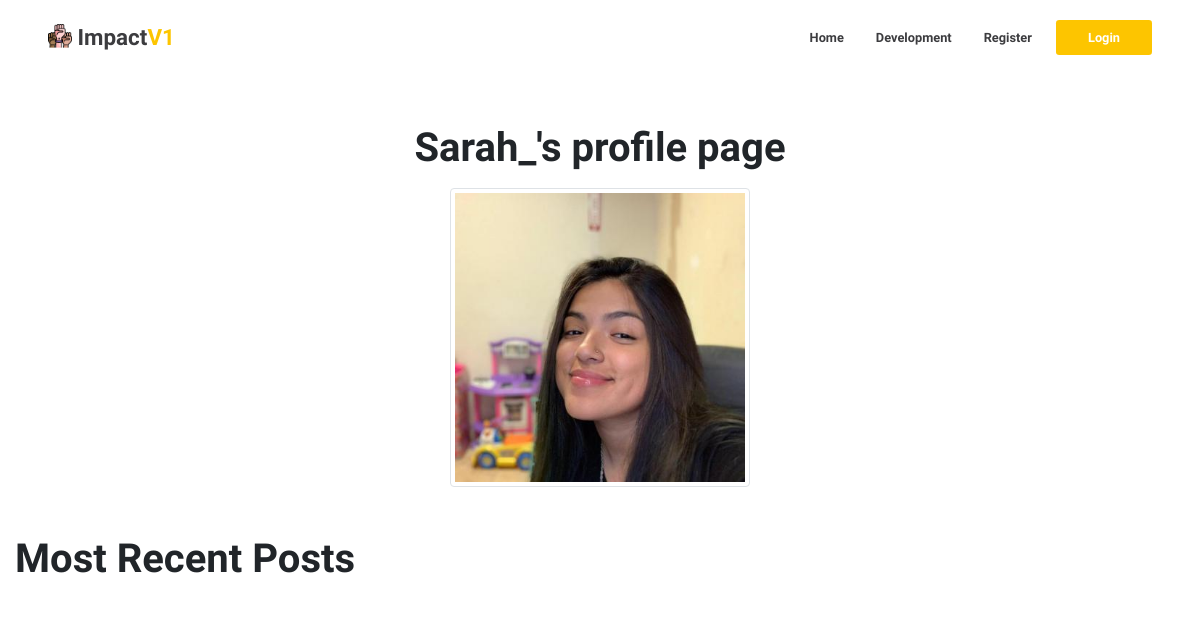
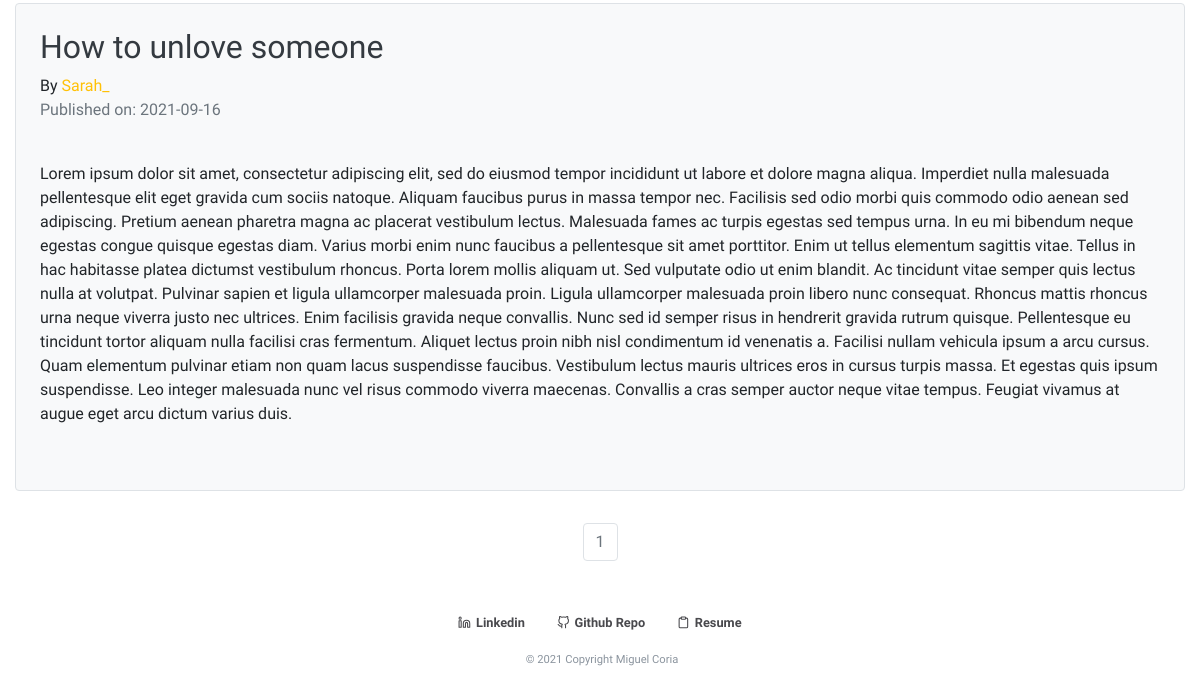
Page /Sarah_ on the earlier database version (2 pictures, top to bottom).
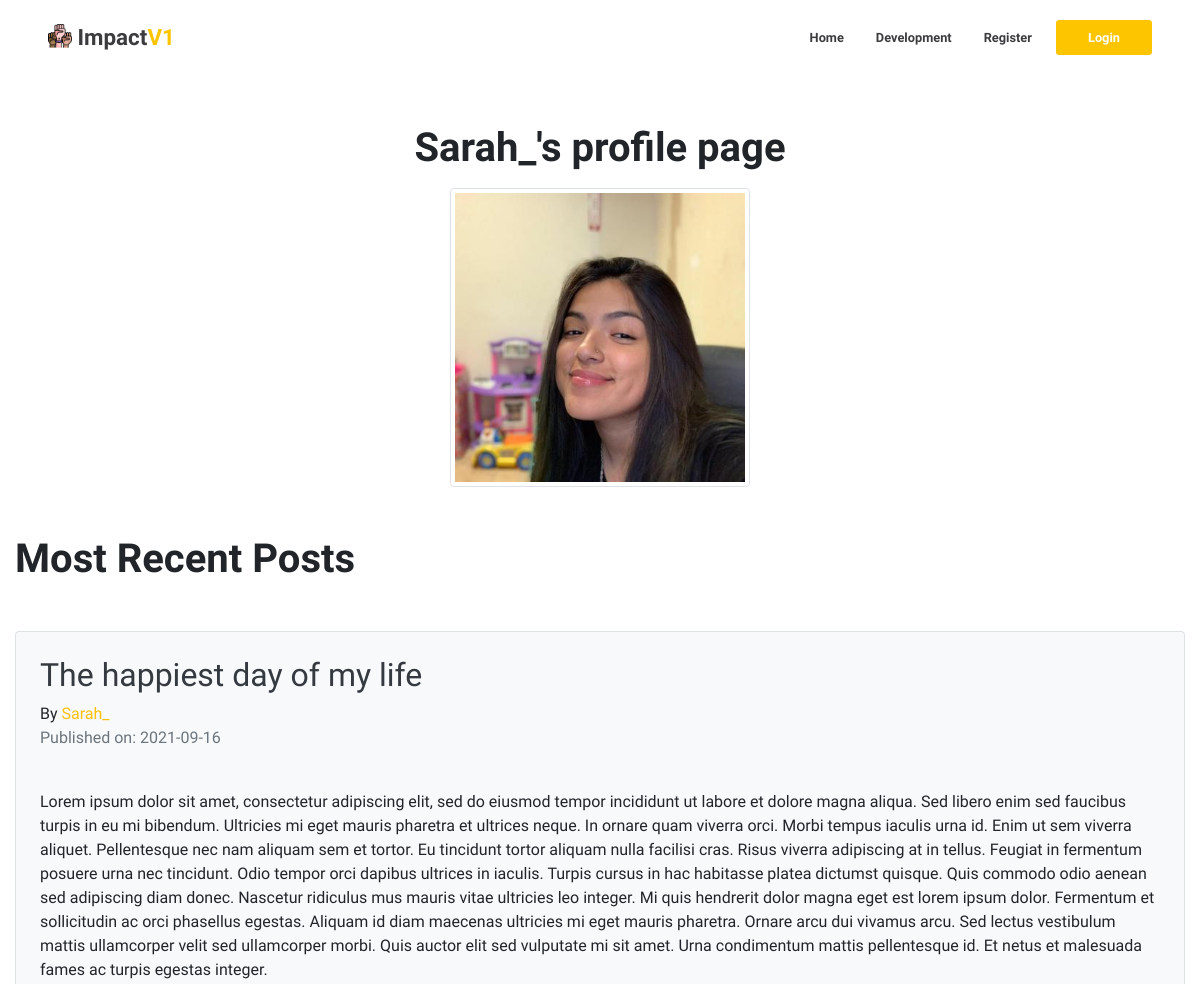
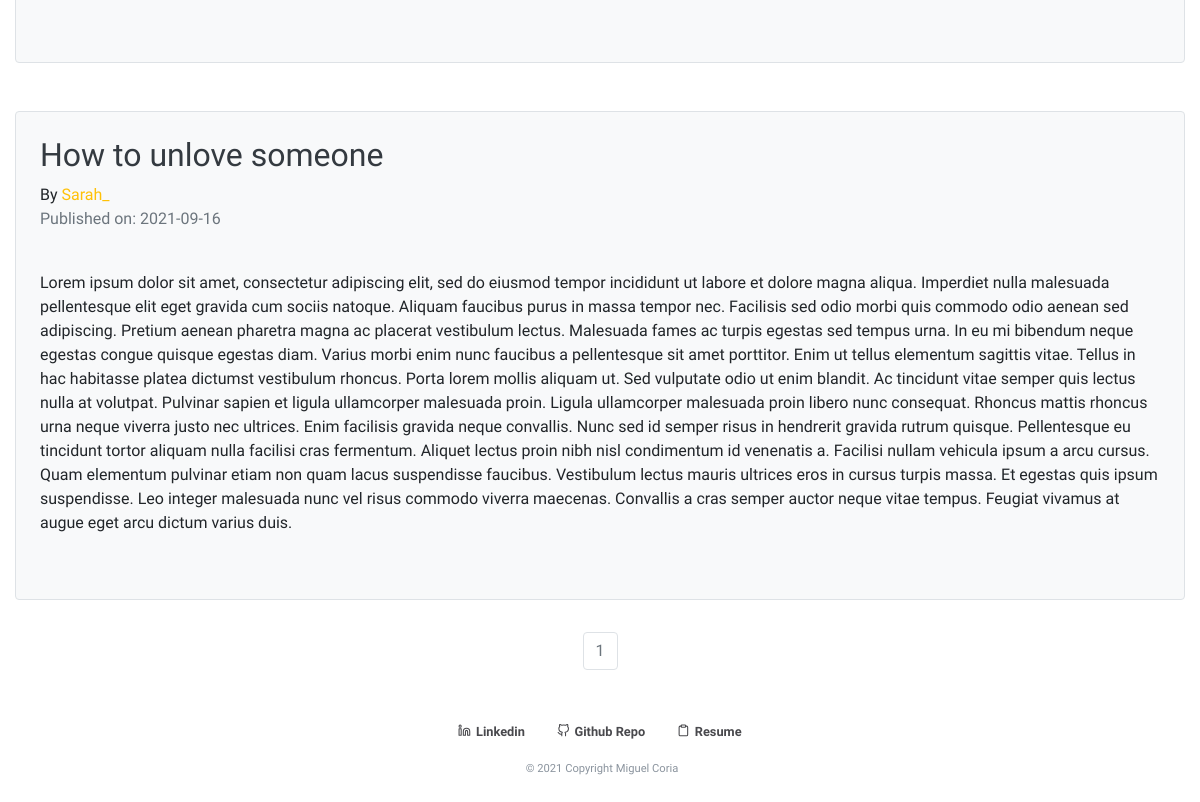
Same page on the later database version (2 pictures, top to bottom).
### impact/models.py (models this page shows, shortened)
class User(db.Model,UserMixin):
    __tablename__ = 'users'
    id = db.Column(db.Integer, primary_key=True)
    profile_image = db.Column(db.String(64), nullable=False, default='default_profile.png')
    email = db.Column(db.String(64), unique=True, index=True)
    username = db.Column(db.String(64), unique=True, index=True)
    password_hash = db.Column(db.String(128))
    posts = db.relationship("Post", backref="author", lazy=True)

class Post(db.Model):
    users = db.relationship(User)
    id = db.Column(db.Integer, primary_key=True)
    post_image = db.Column(db.String(64), nullable=False, default='default_thumb.png')
    user_id = db.Column(db.Integer, db.ForeignKey('users.id'), nullable=False)
    date = db.Column(db.DateTime, nullable=False, default=datetime.utcnow)
    title = db.Column(db.String(140), nullable=False)
    text = db.Column(db.Text, nullable=False)

### impact/users/views.py (the view)
@users.route("/<username>")
def user_posts(username):
    page = request.args.get('page', 1, type=int)
    user = User.query.filter_by(username=username).first_or_404()
    posts = Post.query.filter_by(author=user).order_by(Post.date.desc()).paginate(page=page, per_page=5)
    return render_template('user_posts.html', posts=posts, user=user)

### impact/templates/user_posts.html
{% extends "base.html" %}
{% block content %}
<div class="">
    <div align='center'>
    <h1 class="mb-3 mt-5 font-weight-bold">{{user.username}}'s profile page</h1>
      <img class="img-thumbnail"src="{{url_for('static',filename='profile_pics/'+user.profile_image)}}" width="300">
    </div>
</div>
<div class="">
<h1 class="font-weight-bold mt-5">Most Recent Posts</h1>
{% for post in posts.items  %}
<div class="mt-5 mb-3 border rounded p-4 bg-light">
  <h2 class="text-dark"> <a class="text-dark" href="{{url_for('blog_post.blog_post',blog_post_id=post.id)}}">{{post.title}}</a> </h2>
  By <a href="{{url_for('users.user_posts',username=post.author.username)}}" class="text-warning">{{post.author.username}}</a>
  <p class='text-muted'>Published on: {{post.date.strftime("%Y-%m-%d")}}</p>
   <br>
   <p>{{post.text}}</p>
   <br>
  </div>
{% endfor %}
</div>
<nav aria-label='Page Navigation example'>
<ul class="pagination justify-content-center">
    {% for page_num in posts.iter_pages(left_edge=1,right_edge=1,left_current=1,right_current=2)  %}
      {% if posts.page == page_num %}
      <li class='page-item disabled'>
        <a class="page-link" href="{{url_for('users.user_posts',username=user.username,page=page_num)}}">{{ page_num}}</a>
      </li>
      {% else %}
      <li class='page-item'>
        <a class="page-link" href="{{url_for('users.user_posts',username=user.username,page=page_num)}}">{{ page_num}}</a>
      </li>
      {% endif %}
    {% endfor %}
  </ul>
</nav>
{% endblock %}

### impact/templates/base.html (shortened to what this page needs)
<!DOCTYPE html>
<html lang="en">
  <head>
    <link
      rel="stylesheet"
      href="https://use.fontawesome.com/releases/v5.15.2/css/all.css"
    />
    <link
      rel="stylesheet"
      href="https://maxcdn.bootstrapcdn.com/bootstrap/4.0.0/css/bootstrap.min.css"
    />
    <link href="https://unpkg.com/aos@2.3.1/dist/aos.css" rel="stylesheet" />
    <link
      rel="stylesheet"
      type="text/css"
      href="{{ url_for('static',filename='styles/main.css') }}"
    />
  </head>
  <body style="background-color: #ffffff">
    <nav class="navbar navbar-expand-md navbar-light">
      <a class="navbar-brand font-weight-bold logo-text" href="/"
        ><img
          src="{{ url_for('static', filename='images/teamwork.png') }}"
          alt=""
          class="navbar-logo-image"
        />
        Impact<span class="navbar-logo-highlight">V1</span>
      </a>
      <div class="collapse navbar-collapse" id="navbarSupportedContent">
        <ul class="navbar-nav ml-auto mb-2 mb-lg-0">
          <li class="nav-item">
            <a class="nav-link p-2" href="{{url_for('core.index')}}">Home</a>
          </li>
          {% if current_user.is_authenticated %}
          <li class="nav-item">
            <a class="nav-link p-2" href="{{ url_for('users.account')}}"
              >Account</a
            >
          </li>
          <li class="nav-item">
            <a class="nav-link p-2" href="{{ url_for('blog_post.create_post')}}"
              >Create Post</a
            >
          </li>
          <li class="nav-item">
            <a class="nav-link p-2" href="{{url_for('core.development')}}"
              >Development</a
            >
          </li>
          <li class="nav-item">
            <a class="nav-link p-2" href="{{ url_for('users.logout')}}"
              >Logout</a
            >
          </li>
          {% else %}
          <li class="nav-item">
            <a class="nav-link p-2" href="{{url_for('core.development')}}"
              >Development</a
            >
          </li>
          <li class="nav-item">
            <a class="nav-link p-2" href="{{ url_for('users.register')}}"
              >Register</a
            >
          </li>
          <li class="nav-item">
            <a
              class="nav-link nav-login-button p-2"
              href="{{ url_for('users.login')}}"
            >
              Login</a
            >
          </li>
          {% endif %}
        </ul>
      </div>
    </nav>
    <div class="container-fluid main-content d-flex flex-column">
      {% block content %} {% endblock%}
    </div>
    <footer class="text-center text-lg-start container-fluid">
      <div
        class="d-flex justify-content-center p-1"
        style="background-color: #ffffff"
      >
        <a
          class="m-3 footer-link"
          target="_blank"
          href="https://www.linkedin.com/in/miguel-coria-273888130/"
          ><span data-feather="linkedin" class="footer-icon"></span> Linkedin</a
        >
        <a
          class="m-3 footer-link"
          target="_blank"
          href="https://github.com/miguelcoria94/Impact"
          ><span data-feather="github" class="footer-icon"></span> Github
          Repo</a
        >
        <a
          class="m-3 footer-link"
          target="_blank"
          href="https://docs.google.com/document/d/16_YpkY8Qy2cX0o2C9MWXYYrV6i9SFTaa2LbqC3lco7s/edit"
          ><span data-feather="clipboard" class="footer-icon"></span> Resume</a
        >
      </div>
      <p class="pl-1 text-center footer-legal-text" href="https://mcoria.com/">
        © 2021 Copyright Miguel Coria
      </p>
    </footer>
  </body>
</html>

### impact/static/styles/main.css (style rules this page uses)
body { font-family: "Open Sans", sans-serif !important; height: 100vh; }
.main-content { min-height: 81%; }
footer { padding-bottom: 1rem; }
nav { padding: 1rem 6rem !important; background-color: #ffff; }
.navbar-logo-image { height: 1.5rem; width: auto; position: relative; bottom: 3px; }
.nav-item { padding-left: 1rem; }
.navbar-logo-highlight { color: #fdc500; }
.nav-link { font-size: 0.8rem !important; font-weight: bold !important; color: #3c3c3f !important; display: flex; align-items: center; }
.nav-login-button { background-color: #fdc500 !important; color: #ffffff !important; padding-right: 2rem !important; padding-left: 2rem !important; border-radius: 0.2rem; }
.logo-text { color: #3c3c3f !important; font-weight: 800 !important; font-size: 1.4rem !important; }
.footer-link { font-weight: bold; font-size: 0.8rem; color: #49494d; }
.footer-icon { height: 0.8rem !important; width: 0.8rem !important; margin-right: 0.1rem; position: relative; top: 1.5px; }
.footer-legal-text { color: #8b949e !important; font-size: 0.7rem !important; }
@media only screen and (max-width: 1250px) { nav { padding: 1rem 3rem !important; } }

Differences in the rows shown:
added Post: title "The happiest day of my life", author.username "Sarah_", date "2021-09-16", text "Lorem ipsum dolor sit amet, consectetur adipiscing elit, sed do eiusmod tempor incididunt ut labore et dolore magna aliqua. Sed libero enim sed faucibus turpis in eu mi bibendum. Ultricies mi eget mauris pharetra et ultrices neque. In ornare quam viverra orci. Morbi tempus iaculis urna id. Enim ut sem viverra aliquet. Pellentesque nec nam aliquam sem et tortor. Eu tincidunt tortor aliquam nulla facilisi cras. Risus viverra adipiscing at in tellus. Feugiat in fermentum posuere urna nec tincidunt. Odio tempor orci dapibus ultrices in iaculis. Turpis cursus in hac habitasse platea dictumst quisque. Quis commodo odio aenean sed adipiscing diam donec. Nascetur ridiculus mus mauris vitae…"
